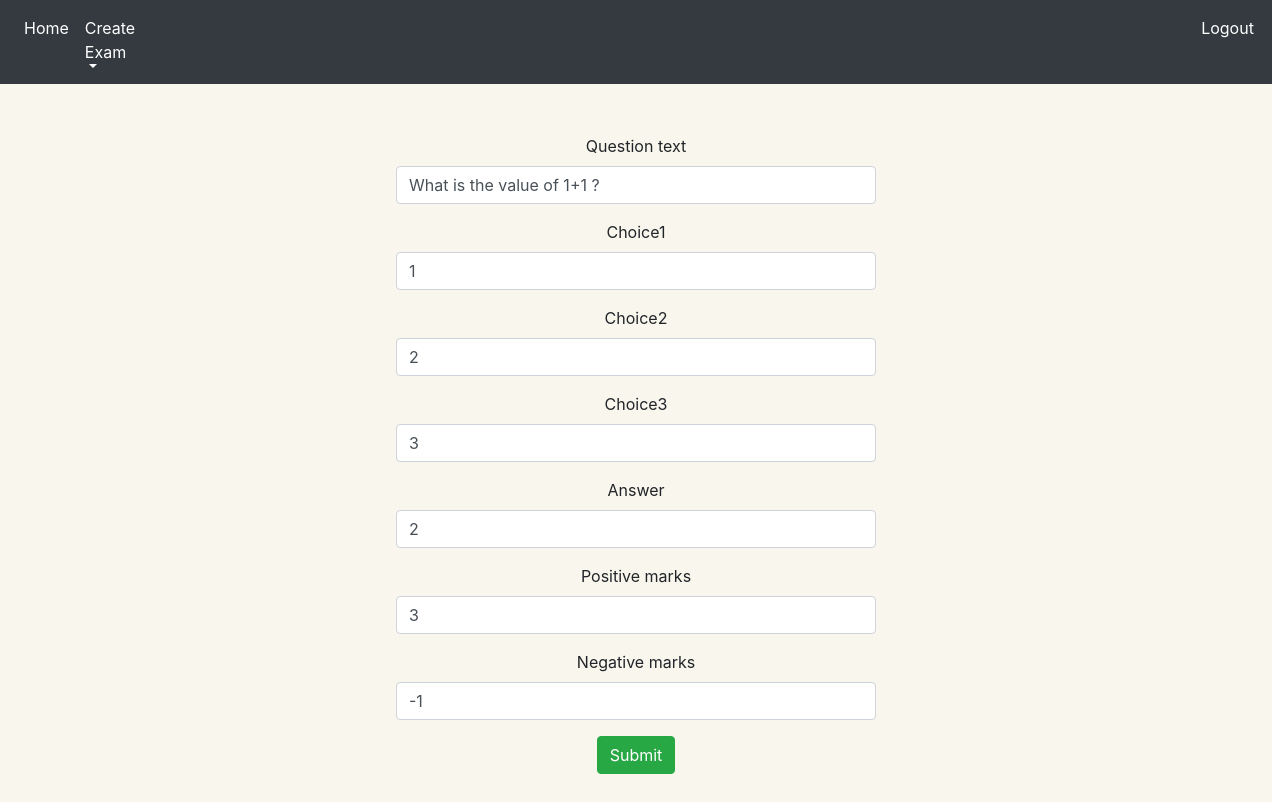
Screenshot of /instructor/edit_question/13 with the database file from the repository.
### instructor/models.py (models this page shows)
class Question(models.Model):
    exam = models.ForeignKey(Exam, on_delete=models.CASCADE)
    question_text = models.CharField(max_length=500)
    choice1 = models.CharField(max_length=200)
    choice2 = models.CharField(max_length=200)
    choice3 = models.CharField(max_length=200)
    positive_marks = models.IntegerField(default = 3)
    negative_marks = models.IntegerField(default = -1)
    answer = models.IntegerField()

### instructor/views.py (the view)
# urls.py: path('edit_question/<int:question_id>',views.edit_question,name='edit_question'),
def edit_question(request, question_id):
	q = Question.objects.get(pk = question_id)
	if request.method == 'POST':
		form = NewQuestionForm(request.POST, instance=q)
		if form.is_valid():
			question = form.save(commit=False)
			question.save()
			return HttpResponseRedirect('/instructor/exam/'+str(q.exam.id))
		else:
			return render(request, 'edit_question.html', {'form': form})
	else:
		form = NewQuestionForm(instance=q)
	return render(request, 'edit_question.html', {'form': form})

### instructor/forms.py
class NewQuestionForm(forms.ModelForm):
	class Meta :
		model = Question
		fields = ['question_text','choice1','choice2','choice3','answer','positive_marks','negative_marks']

### templates/edit_question.html (shortened to what this page needs)
<link rel="stylesheet" href="https://stackpath.bootstrapcdn.com/bootstrap/4.1.3/css/bootstrap.min.css">
<nav class="navbar navbar-expand-sm bg-dark navbar-dark" style="color">
  <ul class="navbar-nav">
    <li class="nav-item">
      <a class="nav-link" href="/instructor" style="color: white">Home</a>
    </li>
    <li class="nav-item dropdown">
      <a class="nav-link dropdown-toggle" href="#" id="navbardrop" data-toggle="dropdown" style="color: white">
        Create Exam
      </a>
    </li>
    <li class="nav-item" style="margin-left: 1050px">
      <a class="nav-link" href="/instructor/logout" style="color: white">Logout</a>
    </li>
  </ul>
</nav>
<div class="container" align="center" style="margin-top: 20px;border-radius: 5px;padding: 30px">
	{% load bootstrap4 %}
<form method="post" style="margin-left: 300px; margin-right: 300px">
    {% bootstrap_form form %}
    <button type="submit" class="btn btn-success"> Submit </button>
</form>
</div>

### templates/edit_question.html (style rules this page uses)
input { border-radius: 5px; }

### rows the page displays
Question: question_text "What is the value of 1+1 ?", choice1 "1", choice2 "2", choice3 "3", answer "2", positive_marks "3", negative_marks "-1"
